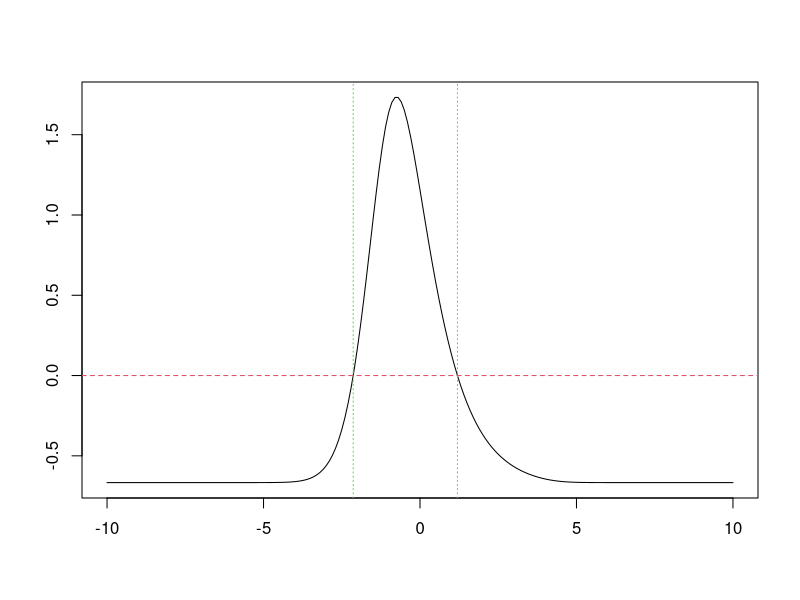

Generate this figure with R:
boundary = function(x){
  dnorm(x)/(0.65*dnorm(x,1,1)+0.35*dnorm(x,-1,2))-2/3
}
plot(seq(-10,10,0.1),boundary(seq(-10,10,0.1)),xlab="",ylab="",type="l")
abline(h=0,col=2,lty=2)
#By obersving the plot first root lies within (-5,0) and second (0,5)
b_point1  = uniroot(boundary,c(-5,0))$root
b_point2  = uniroot(boundary,c(0,5))$root
abline(v=b_point1,col=3,lty=3)
abline(v=b_point2,col=3,lty=3)
